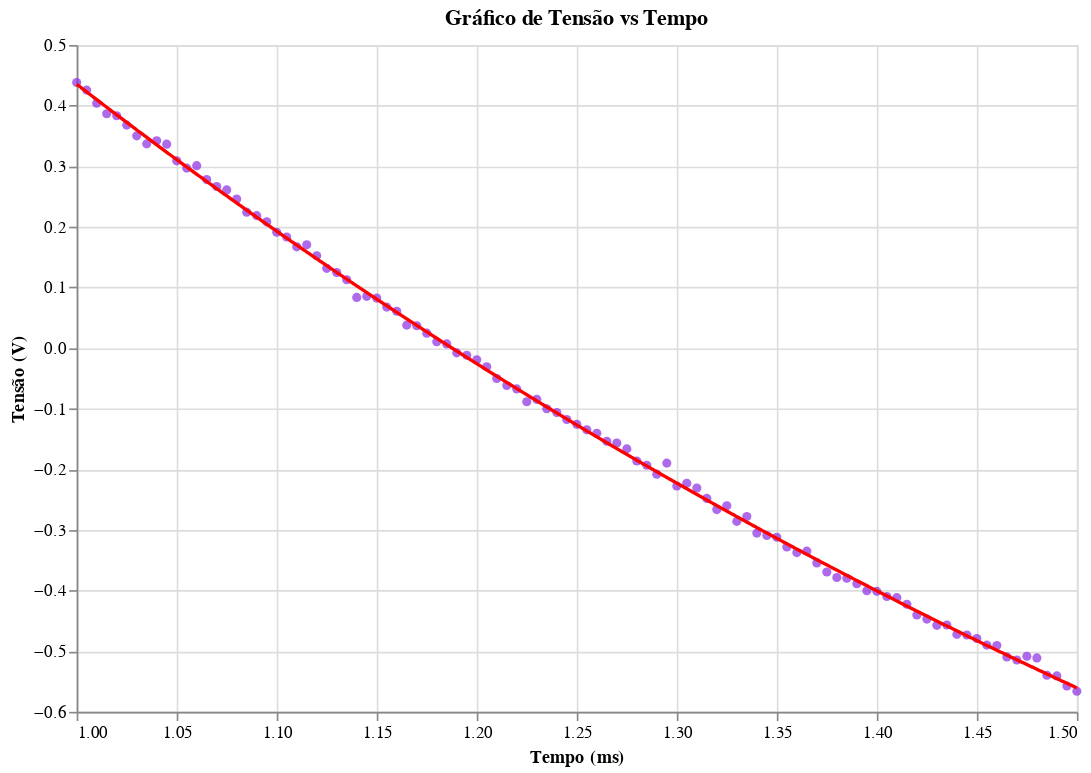

Here is the notebook cell this chart was saved with:
### Code cell
path = "RC-02.csv"

data_dsc2 = aj.slicing_data(path,[1,3])

data_dsc2_regres, b = aj.regres_exp(data_dsc2,[1,3])

(aj.data_x_regression(data_dsc2,data_dsc2_regres)).display()



tal_dsc2 = 1/(b*1000)
tal_carlmethd = tal_calcul(data_dsc2)

### Figure 1 — Vega-Lite specification as saved in the notebook (floating-point values rounded to 4 significant figures; data arrays with more than 128 entries replaced by an {"elided": "..."} marker saying what was removed)
{"config": {"view": {"continuousWidth": 300, "continuousHeight": 300}}, "layer": [{"data": {"name": "data-0406002d0b5d9ba0eb8323bcbc2d4926"}, "mark": {"type": "circle", "color": "blueviolet"}, "encoding": {"x": {"field": "Time", "scale": {"domain": [1.0, 1.5]}, "title": "Tempo (ms)", "type": "quantitative"}, "y": {"field": "U_b", "title": "Tensão (V)", "type": "quantitative"}}, "title": "Gráfico de Tensão vs Tempo"}, {"data": {"name": "data-72f26f8ebe8f924443aa0a23fbdd02a8"}, "mark": {"type": "line", "color": "red"}, "encoding": {"x": {"field": "Time", "scale": {"domain": [1.0, 1.5]}, "title": "Tempo (ms)", "type": "quantitative"}, "y": {"field": "U_b", "title": "Tensão (V)", "type": "quantitative"}}, "title": "Gráfico de Tensão vs Tempo"}], "height": 400, "width": 600, "$schema": "https://vega.github.io/schema/vega-lite/v5.20.1.json", "datasets": {"data-0406002d0b5d9ba0eb8323bcbc2d4926": [{"Time": 1.0, "U_y": 2.409, "U_b": 0.4381}, {"Time": 1.005, "U_y": -2.554, "U_b": 0.4256}, {"Time": 1.01, "U_y": -2.556, "U_b": 0.4039}, {"Time": 1.015, "U_y": -2.564, "U_b": 0.3867}, {"Time": 1.02, "U_y": -2.555, "U_b": 0.3833}, {"Time": 1.025, "U_y": -2.539, "U_b": 0.3679}, {"Time": 1.03, "U_y": -2.555, "U_b": 0.3501}, {"Time": 1.035, "U_y": -2.545, "U_b": 0.3369}, {"Time": 1.04, "U_y": -2.553, "U_b": 0.3421}, {"Time": 1.045, "U_y": -2.546, "U_b": 0.3364}, {"Time": 1.05, "U_y": -2.548, "U_b": 0.3089}, {"Time": 1.055, "U_y": -2.543, "U_b": 0.2969}, {"Time": 1.06, "U_y": -2.551, "U_b": 0.3009}, {"Time": 1.065, "U_y": -2.543, "U_b": 0.278}, {"Time": 1.07, "U_y": -2.541, "U_b": 0.2667}, {"Time": 1.075, "U_y": -2.545, "U_b": 0.2609}, {"Time": 1.08, "U_y": -2.555, "U_b": 0.246}, {"Time": 1.085, "U_y": -2.553, "U_b": 0.2243}, {"Time": 1.09, "U_y": -2.553, "U_b": 0.2185}, {"Time": 1.095, "U_y": -2.551, "U_b": 0.2083}, {"Time": 1.1, "U_y": -2.557, "U_b": 0.1912}, {"Time": 1.105, "U_y": -2.542, "U_b": 0.1832}, {"Time": 1.11, "U_y": -2.538, "U_b": 0.1671}, {"Time": 1.115, "U_y": -2.546, "U_b": 0.1705}, {"Time": 1.12, "U_y": -2.543, "U_b": 0.1523}, {"Time": 1.125, "U_y": -2.556, "U_b": 0.1316}, {"Time": 1.13, "U_y": -2.552, "U_b": 0.1248}, {"Time": 1.135, "U_y": -2.545, "U_b": 0.1128}, {"Time": 1.14, "U_y": -2.555, "U_b": 0.0836}, {"Time": 1.145, "U_y": -2.554, "U_b": 0.08533}, {"Time": 1.15, "U_y": -2.552, "U_b": 0.08253}, {"Time": 1.155, "U_y": -2.551, "U_b": 0.0676}, {"Time": 1.16, "U_y": -2.543, "U_b": 0.0608}, {"Time": 1.165, "U_y": -2.552, "U_b": 0.03787}, {"Time": 1.17, "U_y": -2.553, "U_b": 0.0368}, {"Time": 1.175, "U_y": -2.556, "U_b": 0.02467}, {"Time": 1.18, "U_y": -2.537, "U_b": 0.0104}, {"Time": 1.185, "U_y": -2.549, "U_b": 0.006933}, {"Time": 1.19, "U_y": -2.56, "U_b": -0.007867}, {"Time": 1.195, "U_y": -2.537, "U_b": -0.01187}, {"Time": 1.2, "U_y": -2.546, "U_b": -0.01933}, {"Time": 1.205, "U_y": -2.551, "U_b": -0.0308}, {"Time": 1.21, "U_y": -2.552, "U_b": -0.05013}, {"Time": 1.215, "U_y": -2.546, "U_b": -0.0616}, {"Time": 1.22, "U_y": -2.551, "U_b": -0.06733}, {"Time": 1.225, "U_y": -2.556, "U_b": -0.08853}, {"Time": 1.23, "U_y": -2.556, "U_b": -0.08453}, {"Time": 1.235, "U_y": -2.556, "U_b": -0.1}, {"Time": 1.24, "U_y": -2.548, "U_b": -0.1063}, {"Time": 1.245, "U_y": -2.559, "U_b": -0.1177}, {"Time": 1.25, "U_y": -2.549, "U_b": -0.1257}, {"Time": 1.255, "U_y": -2.549, "U_b": -0.1348}, {"Time": 1.26, "U_y": -2.546, "U_b": -0.1405}, {"Time": 1.265, "U_y": -2.542, "U_b": -0.1537}, {"Time": 1.27, "U_y": -2.543, "U_b": -0.1565}, {"Time": 1.275, "U_y": -2.545, "U_b": -0.1663}, {"Time": 1.28, "U_y": -2.541, "U_b": -0.1863}, {"Time": 1.285, "U_y": -2.549, "U_b": -0.1932}, {"Time": 1.29, "U_y": -2.555, "U_b": -0.208}, {"Time": 1.295, "U_y": -2.547, "U_b": -0.1897}, {"Time": 1.3, "U_y": -2.551, "U_b": -0.2275}, {"Time": 1.305, "U_y": -2.552, "U_b": -0.2229}, {"Time": 1.31, "U_y": -2.543, "U_b": -0.2309}, {"Time": 1.315, "U_y": -2.551, "U_b": -0.248}, {"Time": 1.32, "U_y": -2.543, "U_b": -0.2664}, {"Time": 1.325, "U_y": -2.549, "U_b": -0.2601}, {"Time": 1.33, "U_y": -2.539, "U_b": -0.2859}, {"Time": 1.335, "U_y": -2.548, "U_b": -0.2777}, {"Time": 1.34, "U_y": -2.548, "U_b": -0.3052}, {"Time": 1.345, "U_y": -2.546, "U_b": -0.3092}, {"Time": 1.35, "U_y": -2.557, "U_b": -0.3121}, {"Time": 1.355, "U_y": -2.545, "U_b": -0.3281}, {"Time": 1.36, "U_y": -2.543, "U_b": -0.3373}, {"Time": 1.365, "U_y": -2.556, "U_b": -0.3349}, {"Time": 1.37, "U_y": -2.555, "U_b": -0.3544}, {"Time": 1.375, "U_y": -2.554, "U_b": -0.3693}, {"Time": 1.38, "U_y": -2.562, "U_b": -0.3784}, {"Time": 1.385, "U_y": -2.554, "U_b": -0.3796}, {"Time": 1.39, "U_y": -2.554, "U_b": -0.3888}, {"Time": 1.395, "U_y": -2.561, "U_b": -0.4001}, {"Time": 1.4, "U_y": -2.548, "U_b": -0.4013}, {"Time": 1.405, "U_y": -2.543, "U_b": -0.4099}, {"Time": 1.41, "U_y": -2.552, "U_b": -0.4116}, {"Time": 1.415, "U_y": -2.542, "U_b": -0.4225}, {"Time": 1.42, "U_y": -2.539, "U_b": -0.4403}, {"Time": 1.425, "U_y": -2.55, "U_b": -0.4471}, {"Time": 1.43, "U_y": -2.548, "U_b": -0.4573}, {"Time": 1.435, "U_y": -2.545, "U_b": -0.4568}, {"Time": 1.44, "U_y": -2.537, "U_b": -0.4723}, {"Time": 1.445, "U_y": -2.546, "U_b": -0.4733}, {"Time": 1.45, "U_y": -2.551, "U_b": -0.4791}, {"Time": 1.455, "U_y": -2.548, "U_b": -0.49}, {"Time": 1.46, "U_y": -2.548, "U_b": -0.4905}, {"Time": 1.465, "U_y": -2.555, "U_b": -0.5095}, {"Time": 1.47, "U_y": -2.552, "U_b": -0.5145}, {"Time": 1.475, "U_y": -2.551, "U_b": -0.5083}, {"Time": 1.48, "U_y": -2.543, "U_b": -0.5111}, {"Time": 1.485, "U_y": -2.546, "U_b": -0.5397}, {"Time": 1.49, "U_y": -2.555, "U_b": -0.5408}, {"Time": 1.495, "U_y": -2.551, "U_b": -0.5575}, {"Time": 1.5, "U_y": -2.543, "U_b": -0.566}], "data-72f26f8ebe8f924443aa0a23fbdd02a8": {"elided": "1000 records"}}}
